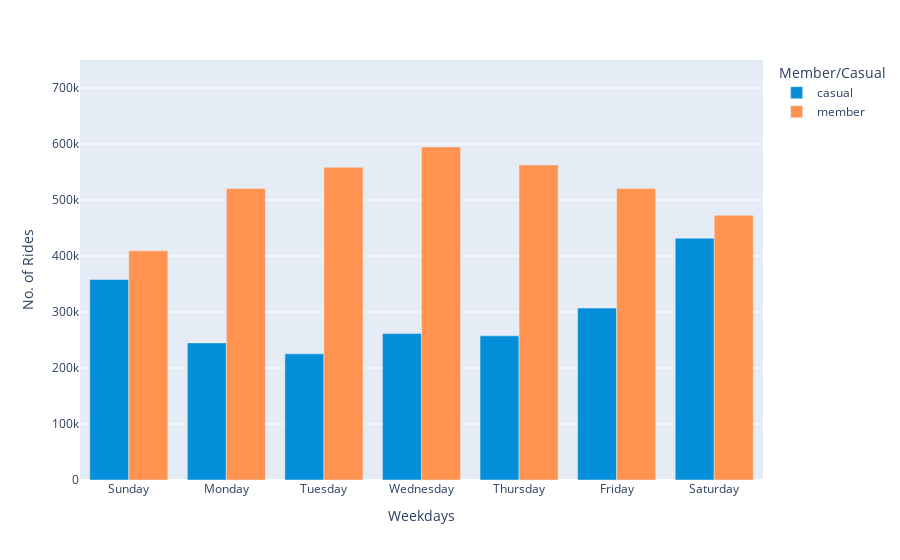

This figure's notebook cell:
### Code cell
fig_3 = df.groupby(['day_of_week', 'member_casual'], as_index=False).count()

px.bar(fig_3, x = 'day_of_week', y = 'ride_id', range_y = [0,750000],
        color = 'member_casual',  
        barmode='group',
        labels = {'ride_id': 'No. of Rides', 'day_of_week': 'Weekdays', 'member_casual': 'Member/Casual'},
        hover_name = 'member_casual', hover_data = {'member_casual': False, 'month': False, 'ride_id': True}, 
        color_discrete_map = {'member': '#FF934F', 'casual': '#058ED9'})

### Figure 1 — Plotly figure (JSON) as saved in the notebook; plotly's stock layout.template omitted (floating-point values rounded to 4 significant figures)
{"data": [{"alignmentgroup": "True", "customdata": [["casual", 358085], ["casual", 244853], ["casual", 225302], ["casual", 261519], ["casual", 257445], ["casual", 307007], ["casual", 431803]], "hovertemplate": "<b>%{hovertext}</b><br><br>Weekdays=%{x}<br>No. of Rides=%{y}<extra></extra>", "hovertext": ["casual", "casual", "casual", "casual", "casual", "casual", "casual"], "legendgroup": "casual", "marker": {"color": "#058ED9", "pattern": {"shape": ""}}, "name": "casual", "offsetgroup": "casual", "orientation": "v", "showlegend": true, "textposition": "auto", "type": "bar", "x": ["Sunday", "Monday", "Tuesday", "Wednesday", "Thursday", "Friday", "Saturday"], "xaxis": "x", "y": [358085, 244853, 225302, 261519, 257445, 307007, 431803], "yaxis": "y"}, {"alignmentgroup": "True", "customdata": [["member", 409214], ["member", 520408], ["member", 558386], ["member", 594694], ["member", 562681], ["member", 520363], ["member", 472584]], "hovertemplate": "<b>%{hovertext}</b><br><br>Weekdays=%{x}<br>No. of Rides=%{y}<extra></extra>", "hovertext": ["member", "member", "member", "member", "member", "member", "member"], "legendgroup": "member", "marker": {"color": "#FF934F", "pattern": {"shape": ""}}, "name": "member", "offsetgroup": "member", "orientation": "v", "showlegend": true, "textposition": "auto", "type": "bar", "x": ["Sunday", "Monday", "Tuesday", "Wednesday", "Thursday", "Friday", "Saturday"], "xaxis": "x", "y": [409214, 520408, 558386, 594694, 562681, 520363, 472584], "yaxis": "y"}], "layout": {"barmode": "group", "legend": {"title": {"text": "Member/Casual"}, "tracegroupgap": 0}, "margin": {"t": 60}, "xaxis": {"anchor": "y", "domain": [0, 1], "title": {"text": "Weekdays"}}, "yaxis": {"anchor": "x", "domain": [0, 1], "range": [0, 750000], "title": {"text": "No. of Rides"}}}}
